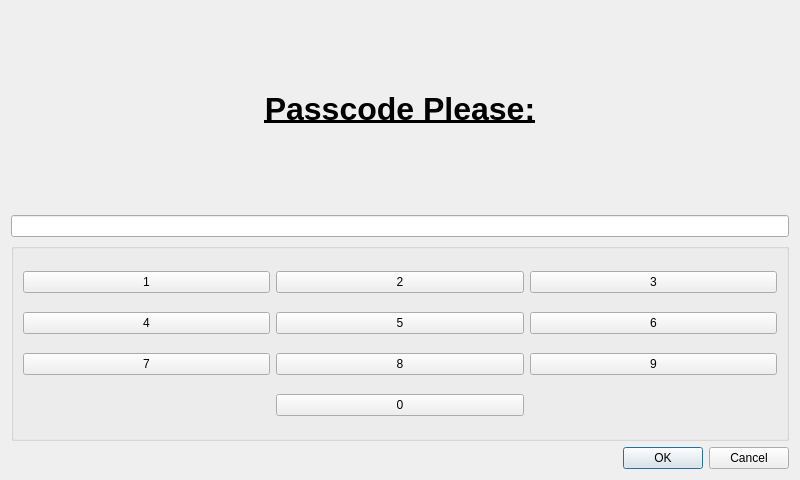
<?xml version="1.0" encoding="UTF-8"?>
<ui version="4.0">
 <class>PasscodeDialog</class>
 <widget class="QDialog" name="PasscodeDialog">
  <property name="geometry">
   <rect>
    <x>0</x>
    <y>0</y>
    <width>800</width>
    <height>480</height>
   </rect>
  </property>
  <property name="windowTitle">
   <string>Dialog</string>
  </property>
  <layout class="QVBoxLayout" name="verticalLayout">
   <property name="sizeConstraint">
    <enum>QLayout::SetDefaultConstraint</enum>
   </property>
   <item>
    <widget class="QLabel" name="label">
     <property name="text">
      <string>&lt;!DOCTYPE HTML PUBLIC &quot;-//W3C//DTD HTML 4.0//EN&quot; &quot;http://www.w3.org/TR/REC-html40/strict.dtd&quot;&gt;
&lt;html&gt;&lt;head&gt;&lt;meta name=&quot;qrichtext&quot; content=&quot;1&quot; /&gt;&lt;style type=&quot;text/css&quot;&gt;
p, li { white-space: pre-wrap; }
&lt;/style&gt;&lt;/head&gt;&lt;body style=&quot; font-family:'Sans'; font-size:10pt; font-weight:400; font-style:normal;&quot;&gt;
&lt;p style=&quot; margin-top:0px; margin-bottom:0px; margin-left:0px; margin-right:0px; -qt-block-indent:0; text-indent:0px;&quot;&gt;&lt;span style=&quot; font-size:24pt; font-weight:600; text-decoration: underline;&quot;&gt;Passcode Please:&lt;/span&gt;&lt;/p&gt;&lt;/body&gt;&lt;/html&gt;</string>
     </property>
     <property name="scaledContents">
      <bool>false</bool>
     </property>
     <property name="alignment">
      <set>Qt::AlignCenter</set>
     </property>
    </widget>
   </item>
   <item>
    <widget class="QLineEdit" name="lineEdit">
     <property name="echoMode">
      <enum>QLineEdit::Password</enum>
     </property>
     <property name="alignment">
      <set>Qt::AlignCenter</set>
     </property>
    </widget>
   </item>
   <item>
    <widget class="QGroupBox" name="groupBox">
     <property name="title">
      <string/>
     </property>
     <layout class="QGridLayout" name="gridLayout">
      <item row="0" column="0">
       <widget class="QPushButton" name="pushButton">
        <property name="text">
         <string>1</string>
        </property>
       </widget>
      </item>
      <item row="0" column="1">
       <widget class="QPushButton" name="pushButton_2">
        <property name="text">
         <string>2</string>
        </property>
       </widget>
      </item>
      <item row="0" column="2">
       <widget class="QPushButton" name="pushButton_3">
        <property name="text">
         <string>3</string>
        </property>
       </widget>
      </item>
      <item row="1" column="0">
       <widget class="QPushButton" name="pushButton_4">
        <property name="text">
         <string>4</string>
        </property>
       </widget>
      </item>
      <item row="1" column="1">
       <widget class="QPushButton" name="pushButton_5">
        <property name="text">
         <string>5</string>
        </property>
       </widget>
      </item>
      <item row="1" column="2">
       <widget class="QPushButton" name="pushButton_6">
        <property name="text">
         <string>6</string>
        </property>
       </widget>
      </item>
      <item row="2" column="0">
       <widget class="QPushButton" name="pushButton_7">
        <property name="text">
         <string>7</string>
        </property>
       </widget>
      </item>
      <item row="2" column="1">
       <widget class="QPushButton" name="pushButton_8">
        <property name="text">
         <string>8</string>
        </property>
       </widget>
      </item>
      <item row="2" column="2">
       <widget class="QPushButton" name="pushButton_9">
        <property name="text">
         <string>9</string>
        </property>
       </widget>
      </item>
      <item row="3" column="1">
       <widget class="QPushButton" name="pushButton_10">
        <property name="text">
         <string>0</string>
        </property>
       </widget>
      </item>
     </layout>
    </widget>
   </item>
   <item>
    <widget class="QDialogButtonBox" name="buttonBox">
     <property name="orientation">
      <enum>Qt::Horizontal</enum>
     </property>
     <property name="standardButtons">
      <set>QDialogButtonBox::Cancel|QDialogButtonBox::Ok</set>
     </property>
    </widget>
   </item>
  </layout>
 </widget>
 <resources/>
 <connections>
  <connection>
   <sender>buttonBox</sender>
   <signal>accepted()</signal>
   <receiver>PasscodeDialog</receiver>
   <slot>accept()</slot>
   <hints>
    <hint type="sourcelabel">
     <x>227</x>
     <y>458</y>
    </hint>
    <hint type="destinationlabel">
     <x>157</x>
     <y>274</y>
    </hint>
   </hints>
  </connection>
  <connection>
   <sender>buttonBox</sender>
   <signal>rejected()</signal>
   <receiver>PasscodeDialog</receiver>
   <slot>reject()</slot>
   <hints>
    <hint type="sourcelabel">
     <x>295</x>
     <y>464</y>
    </hint>
    <hint type="destinationlabel">
     <x>286</x>
     <y>274</y>
    </hint>
   </hints>
  </connection>
 </connections>
</ui>
